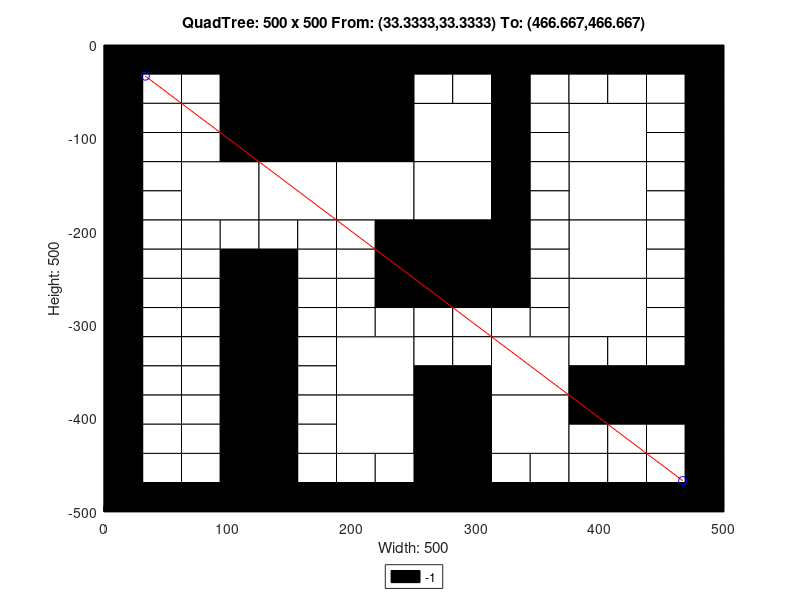

Here is the MATLAB script that generated this plot:
axis([0 500 -500 0]);
title('QuadTree: 500 x 500 From: (33.3333,33.3333) To: (466.667,466.667)');
xlabel('Width: 500');
ylabel('Height: 500');
rectangle('Position',[125 -125 125 125], 'FaceColor',[0 0 0]);
rectangle('Position',[62.5 -187.5 62.5 62.5], 'FaceColor',[1 1 1]);
rectangle('Position',[125 -187.5 62.5 62.5], 'FaceColor',[1 1 1]);
rectangle('Position',[187.5 -187.5 62.5 62.5], 'FaceColor',[1 1 1]);
rectangle('Position',[250 -125 62.5 62.5], 'FaceColor',[1 1 1]);
rectangle('Position',[375 -125 62.5 62.5], 'FaceColor',[1 1 1]);
rectangle('Position',[250 -187.5 62.5 62.5], 'FaceColor',[1 1 1]);
rectangle('Position',[250 -250 62.5 62.5], 'FaceColor',[0 0 0]);
rectangle('Position',[375 -187.5 62.5 62.5], 'FaceColor',[1 1 1]);
rectangle('Position',[375 -250 62.5 62.5], 'FaceColor',[1 1 1]);
rectangle('Position',[187.5 -375 62.5 62.5], 'FaceColor',[1 1 1]);
rectangle('Position',[187.5 -437.5 62.5 62.5], 'FaceColor',[1 1 1]);
rectangle('Position',[312.5 -375 62.5 62.5], 'FaceColor',[1 1 1]);
rectangle('Position',[375 -312.5 62.5 62.5], 'FaceColor',[1 1 1]);
rectangle('Position',[250 -437.5 62.5 62.5], 'FaceColor',[0 0 0]);
rectangle('Position',[312.5 -437.5 62.5 62.5], 'FaceColor',[1 1 1]);
rectangle('Position',[250 -500 62.5 62.5], 'FaceColor',[0 0 0]);
rectangle('Position',[0 -31.25 31.25 31.25], 'FaceColor',[0 0 0]);
rectangle('Position',[31.25 -31.25 31.25 31.25], 'FaceColor',[0 0 0]);
rectangle('Position',[0 -62.5 31.25 31.25], 'FaceColor',[0 0 0]);
rectangle('Position',[31.25 -62.5 31.25 31.25], 'FaceColor',[1 1 1]);
rectangle('Position',[62.5 -31.25 31.25 31.25], 'FaceColor',[0 0 0]);
rectangle('Position',[93.75 -31.25 31.25 31.25], 'FaceColor',[0 0 0]);
rectangle('Position',[62.5 -62.5 31.25 31.25], 'FaceColor',[1 1 1]);
rectangle('Position',[93.75 -62.5 31.25 31.25], 'FaceColor',[0 0 0]);
rectangle('Position',[0 -93.75 31.25 31.25], 'FaceColor',[0 0 0]);
rectangle('Position',[31.25 -93.75 31.25 31.25], 'FaceColor',[1 1 1]);
rectangle('Position',[0 -125 31.25 31.25], 'FaceColor',[0 0 0]);
rectangle('Position',[31.25 -125 31.25 31.25], 'FaceColor',[1 1 1]);
rectangle('Position',[62.5 -93.75 31.25 31.25], 'FaceColor',[1 1 1]);
rectangle('Position',[93.75 -93.75 31.25 31.25], 'FaceColor',[0 0 0]);
rectangle('Position',[62.5 -125 31.25 31.25], 'FaceColor',[1 1 1]);
rectangle('Position',[93.75 -125 31.25 31.25], 'FaceColor',[0 0 0]);
rectangle('Position',[0 -156.25 31.25 31.25], 'FaceColor',[0 0 0]);
rectangle('Position',[31.25 -156.25 31.25 31.25], 'FaceColor',[1 1 1]);
rectangle('Position',[0 -187.5 31.25 31.25], 'FaceColor',[0 0 0]);
rectangle('Position',[31.25 -187.5 31.25 31.25], 'FaceColor',[1 1 1]);
rectangle('Position',[0 -218.75 31.25 31.25], 'FaceColor',[0 0 0]);
rectangle('Position',[31.25 -218.75 31.25 31.25], 'FaceColor',[1 1 1]);
rectangle('Position',[0 -250 31.25 31.25], 'FaceColor',[0 0 0]);
rectangle('Position',[31.25 -250 31.25 31.25], 'FaceColor',[1 1 1]);
rectangle('Position',[62.5 -218.75 31.25 31.25], 'FaceColor',[1 1 1]);
rectangle('Position',[93.75 -218.75 31.25 31.25], 'FaceColor',[1 1 1]);
rectangle('Position',[62.5 -250 31.25 31.25], 'FaceColor',[1 1 1]);
rectangle('Position',[93.75 -250 31.25 31.25], 'FaceColor',[0 0 0]);
rectangle('Position',[125 -218.75 31.25 31.25], 'FaceColor',[1 1 1]);
rectangle('Position',[156.25 -218.75 31.25 31.25], 'FaceColor',[1 1 1]);
rectangle('Position',[125 -250 31.25 31.25], 'FaceColor',[0 0 0]);
rectangle('Position',[156.25 -250 31.25 31.25], 'FaceColor',[1 1 1]);
rectangle('Position',[187.5 -218.75 31.25 31.25], 'FaceColor',[1 1 1]);
rectangle('Position',[218.75 -218.75 31.25 31.25], 'FaceColor',[0 0 0]);
rectangle('Position',[187.5 -250 31.25 31.25], 'FaceColor',[1 1 1]);
rectangle('Position',[218.75 -250 31.25 31.25], 'FaceColor',[0 0 0]);
rectangle('Position',[250 -31.25 31.25 31.25], 'FaceColor',[0 0 0]);
rectangle('Position',[281.25 -31.25 31.25 31.25], 'FaceColor',[0 0 0]);
rectangle('Position',[250 -62.5 31.25 31.25], 'FaceColor',[1 1 1]);
rectangle('Position',[281.25 -62.5 31.25 31.25], 'FaceColor',[1 1 1]);
rectangle('Position',[312.5 -31.25 31.25 31.25], 'FaceColor',[0 0 0]);
rectangle('Position',[343.75 -31.25 31.25 31.25], 'FaceColor',[0 0 0]);
rectangle('Position',[312.5 -62.5 31.25 31.25], 'FaceColor',[0 0 0]);
rectangle('Position',[343.75 -62.5 31.25 31.25], 'FaceColor',[1 1 1]);
rectangle('Position',[312.5 -93.75 31.25 31.25], 'FaceColor',[0 0 0]);
rectangle('Position',[343.75 -93.75 31.25 31.25], 'FaceColor',[1 1 1]);
rectangle('Position',[312.5 -125 31.25 31.25], 'FaceColor',[0 0 0]);
rectangle('Position',[343.75 -125 31.25 31.25], 'FaceColor',[1 1 1]);
rectangle('Position',[375 -31.25 31.25 31.25], 'FaceColor',[0 0 0]);
rectangle('Position',[406.25 -31.25 31.25 31.25], 'FaceColor',[0 0 0]);
rectangle('Position',[375 -62.5 31.25 31.25], 'FaceColor',[1 1 1]);
rectangle('Position',[406.25 -62.5 31.25 31.25], 'FaceColor',[1 1 1]);
rectangle('Position',[437.5 -31.25 31.25 31.25], 'FaceColor',[0 0 0]);
rectangle('Position',[468.75 -31.25 31.25 31.25], 'FaceColor',[0 0 0]);
rectangle('Position',[437.5 -62.5 31.25 31.25], 'FaceColor',[1 1 1]);
rectangle('Position',[468.75 -62.5 31.25 31.25], 'FaceColor',[0 0 0]);
rectangle('Position',[437.5 -93.75 31.25 31.25], 'FaceColor',[1 1 1]);
rectangle('Position',[468.75 -93.75 31.25 31.25], 'FaceColor',[0 0 0]);
rectangle('Position',[437.5 -125 31.25 31.25], 'FaceColor',[1 1 1]);
rectangle('Position',[468.75 -125 31.25 31.25], 'FaceColor',[0 0 0]);
rectangle('Position',[312.5 -156.25 31.25 31.25], 'FaceColor',[0 0 0]);
rectangle('Position',[343.75 -156.25 31.25 31.25], 'FaceColor',[1 1 1]);
rectangle('Position',[312.5 -187.5 31.25 31.25], 'FaceColor',[0 0 0]);
rectangle('Position',[343.75 -187.5 31.25 31.25], 'FaceColor',[1 1 1]);
rectangle('Position',[312.5 -218.75 31.25 31.25], 'FaceColor',[0 0 0]);
rectangle('Position',[343.75 -218.75 31.25 31.25], 'FaceColor',[1 1 1]);
rectangle('Position',[312.5 -250 31.25 31.25], 'FaceColor',[0 0 0]);
rectangle('Position',[343.75 -250 31.25 31.25], 'FaceColor',[1 1 1]);
rectangle('Position',[437.5 -156.25 31.25 31.25], 'FaceColor',[1 1 1]);
rectangle('Position',[468.75 -156.25 31.25 31.25], 'FaceColor',[0 0 0]);
rectangle('Position',[437.5 -187.5 31.25 31.25], 'FaceColor',[1 1 1]);
rectangle('Position',[468.75 -187.5 31.25 31.25], 'FaceColor',[0 0 0]);
rectangle('Position',[437.5 -218.75 31.25 31.25], 'FaceColor',[1 1 1]);
rectangle('Position',[468.75 -218.75 31.25 31.25], 'FaceColor',[0 0 0]);
rectangle('Position',[437.5 -250 31.25 31.25], 'FaceColor',[1 1 1]);
rectangle('Position',[468.75 -250 31.25 31.25], 'FaceColor',[0 0 0]);
rectangle('Position',[0 -281.25 31.25 31.25], 'FaceColor',[0 0 0]);
rectangle('Position',[31.25 -281.25 31.25 31.25], 'FaceColor',[1 1 1]);
rectangle('Position',[0 -312.5 31.25 31.25], 'FaceColor',[0 0 0]);
rectangle('Position',[31.25 -312.5 31.25 31.25], 'FaceColor',[1 1 1]);
rectangle('Position',[62.5 -281.25 31.25 31.25], 'FaceColor',[1 1 1]);
rectangle('Position',[93.75 -281.25 31.25 31.25], 'FaceColor',[0 0 0]);
rectangle('Position',[62.5 -312.5 31.25 31.25], 'FaceColor',[1 1 1]);
rectangle('Position',[93.75 -312.5 31.25 31.25], 'FaceColor',[0 0 0]);
rectangle('Position',[0 -343.75 31.25 31.25], 'FaceColor',[0 0 0]);
rectangle('Position',[31.25 -343.75 31.25 31.25], 'FaceColor',[1 1 1]);
rectangle('Position',[0 -375 31.25 31.25], 'FaceColor',[0 0 0]);
rectangle('Position',[31.25 -375 31.25 31.25], 'FaceColor',[1 1 1]);
rectangle('Position',[62.5 -343.75 31.25 31.25], 'FaceColor',[1 1 1]);
rectangle('Position',[93.75 -343.75 31.25 31.25], 'FaceColor',[0 0 0]);
rectangle('Position',[62.5 -375 31.25 31.25], 'FaceColor',[1 1 1]);
rectangle('Position',[93.75 -375 31.25 31.25], 'FaceColor',[0 0 0]);
rectangle('Position',[125 -281.25 31.25 31.25], 'FaceColor',[0 0 0]);
rectangle('Position',[156.25 -281.25 31.25 31.25], 'FaceColor',[1 1 1]);
rectangle('Position',[125 -312.5 31.25 31.25], 'FaceColor',[0 0 0]);
rectangle('Position',[156.25 -312.5 31.25 31.25], 'FaceColor',[1 1 1]);
rectangle('Position',[187.5 -281.25 31.25 31.25], 'FaceColor',[1 1 1]);
rectangle('Position',[218.75 -281.25 31.25 31.25], 'FaceColor',[0 0 0]);
rectangle('Position',[187.5 -312.5 31.25 31.25], 'FaceColor',[1 1 1]);
rectangle('Position',[218.75 -312.5 31.25 31.25], 'FaceColor',[1 1 1]);
rectangle('Position',[125 -343.75 31.25 31.25], 'FaceColor',[0 0 0]);
rectangle('Position',[156.25 -343.75 31.25 31.25], 'FaceColor',[1 1 1]);
rectangle('Position',[125 -375 31.25 31.25], 'FaceColor',[0 0 0]);
rectangle('Position',[156.25 -375 31.25 31.25], 'FaceColor',[1 1 1]);
rectangle('Position',[0 -406.25 31.25 31.25], 'FaceColor',[0 0 0]);
rectangle('Position',[31.25 -406.25 31.25 31.25], 'FaceColor',[1 1 1]);
rectangle('Position',[0 -437.5 31.25 31.25], 'FaceColor',[0 0 0]);
rectangle('Position',[31.25 -437.5 31.25 31.25], 'FaceColor',[1 1 1]);
rectangle('Position',[62.5 -406.25 31.25 31.25], 'FaceColor',[1 1 1]);
rectangle('Position',[93.75 -406.25 31.25 31.25], 'FaceColor',[0 0 0]);
rectangle('Position',[62.5 -437.5 31.25 31.25], 'FaceColor',[1 1 1]);
rectangle('Position',[93.75 -437.5 31.25 31.25], 'FaceColor',[0 0 0]);
rectangle('Position',[0 -468.75 31.25 31.25], 'FaceColor',[0 0 0]);
rectangle('Position',[31.25 -468.75 31.25 31.25], 'FaceColor',[1 1 1]);
rectangle('Position',[0 -500 31.25 31.25], 'FaceColor',[0 0 0]);
rectangle('Position',[31.25 -500 31.25 31.25], 'FaceColor',[0 0 0]);
rectangle('Position',[62.5 -468.75 31.25 31.25], 'FaceColor',[1 1 1]);
rectangle('Position',[93.75 -468.75 31.25 31.25], 'FaceColor',[0 0 0]);
rectangle('Position',[62.5 -500 31.25 31.25], 'FaceColor',[0 0 0]);
rectangle('Position',[93.75 -500 31.25 31.25], 'FaceColor',[0 0 0]);
rectangle('Position',[125 -406.25 31.25 31.25], 'FaceColor',[0 0 0]);
rectangle('Position',[156.25 -406.25 31.25 31.25], 'FaceColor',[1 1 1]);
rectangle('Position',[125 -437.5 31.25 31.25], 'FaceColor',[0 0 0]);
rectangle('Position',[156.25 -437.5 31.25 31.25], 'FaceColor',[1 1 1]);
rectangle('Position',[125 -468.75 31.25 31.25], 'FaceColor',[0 0 0]);
rectangle('Position',[156.25 -468.75 31.25 31.25], 'FaceColor',[1 1 1]);
rectangle('Position',[125 -500 31.25 31.25], 'FaceColor',[0 0 0]);
rectangle('Position',[156.25 -500 31.25 31.25], 'FaceColor',[0 0 0]);
rectangle('Position',[187.5 -468.75 31.25 31.25], 'FaceColor',[1 1 1]);
rectangle('Position',[218.75 -468.75 31.25 31.25], 'FaceColor',[1 1 1]);
rectangle('Position',[187.5 -500 31.25 31.25], 'FaceColor',[0 0 0]);
rectangle('Position',[218.75 -500 31.25 31.25], 'FaceColor',[0 0 0]);
rectangle('Position',[250 -281.25 31.25 31.25], 'FaceColor',[0 0 0]);
rectangle('Position',[281.25 -281.25 31.25 31.25], 'FaceColor',[0 0 0]);
rectangle('Position',[250 -312.5 31.25 31.25], 'FaceColor',[1 1 1]);
rectangle('Position',[281.25 -312.5 31.25 31.25], 'FaceColor',[1 1 1]);
rectangle('Position',[312.5 -281.25 31.25 31.25], 'FaceColor',[0 0 0]);
rectangle('Position',[343.75 -281.25 31.25 31.25], 'FaceColor',[1 1 1]);
rectangle('Position',[312.5 -312.5 31.25 31.25], 'FaceColor',[1 1 1]);
rectangle('Position',[343.75 -312.5 31.25 31.25], 'FaceColor',[1 1 1]);
rectangle('Position',[250 -343.75 31.25 31.25], 'FaceColor',[1 1 1]);
rectangle('Position',[281.25 -343.75 31.25 31.25], 'FaceColor',[1 1 1]);
rectangle('Position',[250 -375 31.25 31.25], 'FaceColor',[0 0 0]);
rectangle('Position',[281.25 -375 31.25 31.25], 'FaceColor',[0 0 0]);
rectangle('Position',[437.5 -281.25 31.25 31.25], 'FaceColor',[1 1 1]);
rectangle('Position',[468.75 -281.25 31.25 31.25], 'FaceColor',[0 0 0]);
rectangle('Position',[437.5 -312.5 31.25 31.25], 'FaceColor',[1 1 1]);
rectangle('Position',[468.75 -312.5 31.25 31.25], 'FaceColor',[0 0 0]);
rectangle('Position',[375 -343.75 31.25 31.25], 'FaceColor',[1 1 1]);
rectangle('Position',[406.25 -343.75 31.25 31.25], 'FaceColor',[1 1 1]);
rectangle('Position',[375 -375 31.25 31.25], 'FaceColor',[0 0 0]);
rectangle('Position',[406.25 -375 31.25 31.25], 'FaceColor',[0 0 0]);
rectangle('Position',[437.5 -343.75 31.25 31.25], 'FaceColor',[1 1 1]);
rectangle('Position',[468.75 -343.75 31.25 31.25], 'FaceColor',[0 0 0]);
rectangle('Position',[437.5 -375 31.25 31.25], 'FaceColor',[0 0 0]);
rectangle('Position',[468.75 -375 31.25 31.25], 'FaceColor',[0 0 0]);
rectangle('Position',[312.5 -468.75 31.25 31.25], 'FaceColor',[1 1 1]);
rectangle('Position',[343.75 -468.75 31.25 31.25], 'FaceColor',[1 1 1]);
rectangle('Position',[312.5 -500 31.25 31.25], 'FaceColor',[0 0 0]);
rectangle('Position',[343.75 -500 31.25 31.25], 'FaceColor',[0 0 0]);
rectangle('Position',[375 -406.25 31.25 31.25], 'FaceColor',[0 0 0]);
rectangle('Position',[406.25 -406.25 31.25 31.25], 'FaceColor',[0 0 0]);
rectangle('Position',[375 -437.5 31.25 31.25], 'FaceColor',[1 1 1]);
rectangle('Position',[406.25 -437.5 31.25 31.25], 'FaceColor',[1 1 1]);
rectangle('Position',[437.5 -406.25 31.25 31.25], 'FaceColor',[0 0 0]);
rectangle('Position',[468.75 -406.25 31.25 31.25], 'FaceColor',[0 0 0]);
rectangle('Position',[437.5 -437.5 31.25 31.25], 'FaceColor',[1 1 1]);
rectangle('Position',[468.75 -437.5 31.25 31.25], 'FaceColor',[0 0 0]);
rectangle('Position',[375 -468.75 31.25 31.25], 'FaceColor',[1 1 1]);
rectangle('Position',[406.25 -468.75 31.25 31.25], 'FaceColor',[1 1 1]);
rectangle('Position',[375 -500 31.25 31.25], 'FaceColor',[0 0 0]);
rectangle('Position',[406.25 -500 31.25 31.25], 'FaceColor',[0 0 0]);
rectangle('Position',[437.5 -468.75 31.25 31.25], 'FaceColor',[1 1 1]);
rectangle('Position',[468.75 -468.75 31.25 31.25], 'FaceColor',[0 0 0]);
rectangle('Position',[437.5 -500 31.25 31.25], 'FaceColor',[0 0 0]);
rectangle('Position',[468.75 -500 31.25 31.25], 'FaceColor',[0 0 0]);
X=[466.667,33.3333];
Y=[-466.667,-33.3333];
hold on;
plot(X,Y,'r');
plot(X,Y,'bo');
legend('-1','Location','southoutside');
